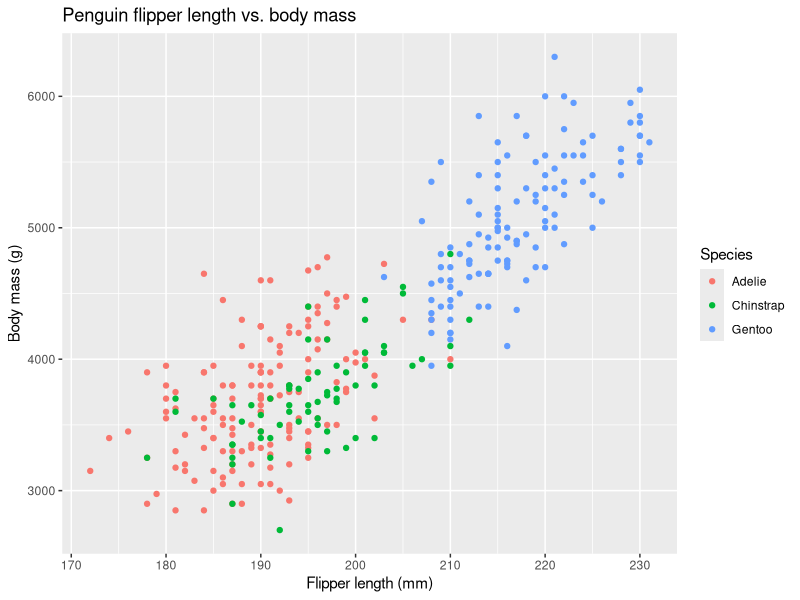

Recreate this plot in R.
## ---- chunk 1
library(tidyverse)
library(palmerpenguins)

ggplot(penguins, aes(x = flipper_length_mm, y = body_mass_g, color = species)) +
  geom_point() +
  labs(
    title = "Penguin flipper length vs. body mass",
    x = "Flipper length (mm)",
    y = "Body mass (g)",
    color = "Species"
  )
